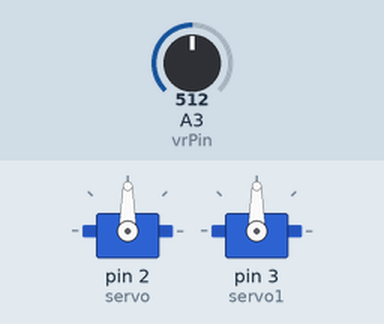
Bench run of a sketch on a simulated Arduino Uno, built with avr-gcc and run on an emulated ATmega328P. On the bench: 2 × servo. Inputs (shaded band) come from the test bench; at power-on: A3 (vrPin) = 512.

Above: at 1.2 s.
1.3 s: A3 (vrPin) set to 716
At 2.1 s:
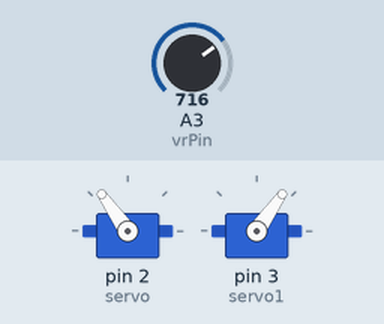
2.8 s: A3 (vrPin) set to 900
At 3.4 s:
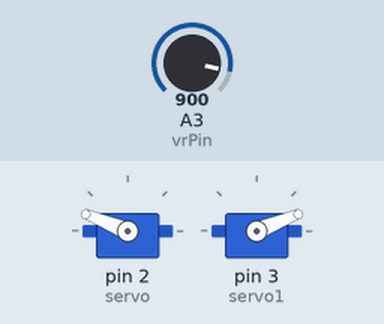
4.3 s: A3 (vrPin) set to 1023
At 4.8 s:
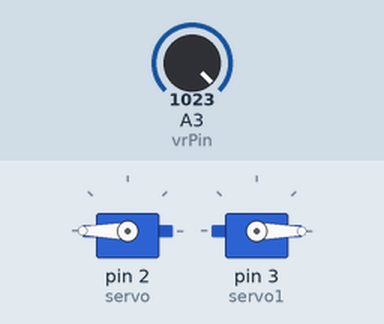
5.8 s: A3 (vrPin) set to 511
At 6.9 s:
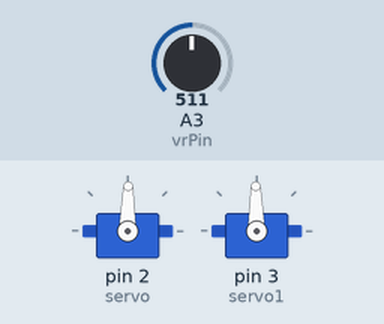
7.3 s: A3 (vrPin) set to 306
At 8.2 s:
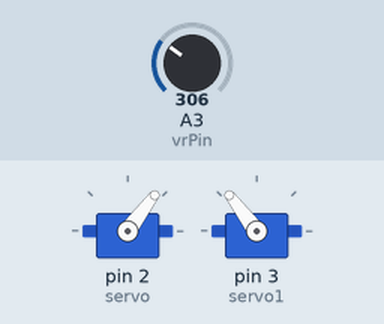
Timing chart, 0 to 9.8 s (numbered marks = the images above; inputs shaded):
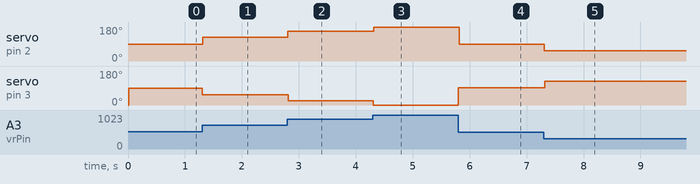

Measured:
- after the input at 1.3 s, servo on pin 2 (servo): 90° → 125° at once; servo on pin 3 (servo1): 90° → 55° at once
- after the input at 2.8 s, servo on pin 2 (servo): 125° → 158° at once; servo on pin 3 (servo1): 55° → 22° at once
- after the input at 4.3 s, servo on pin 2 (servo): 158° → 180° at once; servo on pin 3 (servo1): 22° → 0° at once
- after the input at 5.8 s, servo on pin 2 (servo): 180° → 89° at once; servo on pin 3 (servo1): 0° → 91° at once
- after the input at 7.3 s, servo on pin 2 (servo): 89° → 53° at once; servo on pin 3 (servo1): 91° → 127° at once

The sketch:

work_3.ino
```cpp
#include <Servo.h>
int vrPin=A3;
Servo servo;
Servo servo1;
void setup()
{
  servo.attach(2);
  servo.write(0);
  servo1.attach(3);
  servo1.write(0);
  pinMode(vrPin,INPUT);
  Serial.begin(9600);
}
void loop()
{
  int val=analogRead(vrPin);
  int val1=map(val,0,1023,0,180);
  servo.write(val1);
  delay(10);
  int val2=analogRead(vrPin);
  int val3=map(val2,0,1023,180,0);
  servo1.write(val3);
  delay(10);
}
```
